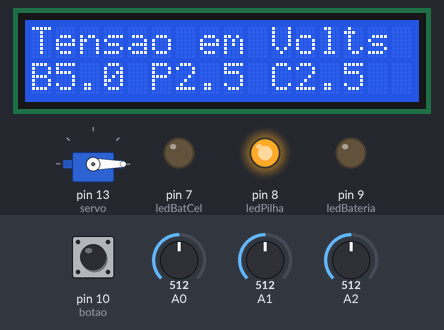
A sketch run on a simulated Arduino Uno, built with avr-gcc and run on an emulated ATmega328P. Shown: servo, 16×2 character LCD, output pins drawn as LEDs (lit = HIGH). The test bench sets the inputs (shaded band); at power-on: A2 = 512, A0 = 512, A1 = 512, pin 10 (botao) HIGH.

Above: at 1.2 s.
1.3 s: A2 set to 557
At 1.7 s:
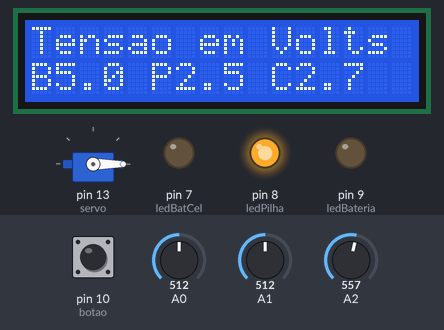
2.8 s: A2 set to 590
At 4.0 s:
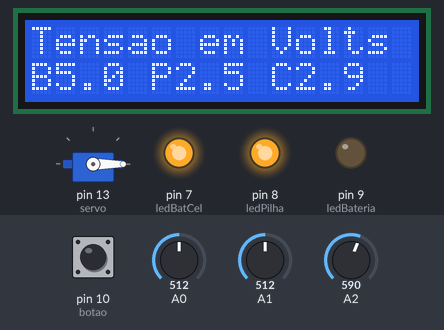
4.3 s: A0 set to 868
At 5.2 s:
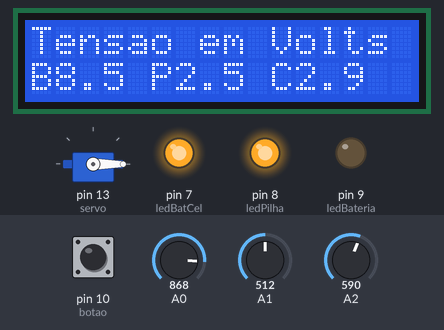
5.8 s: A0 set to 894
At 6.3 s:
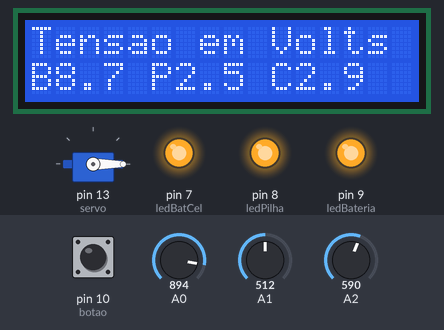
7.3 s: A1 set to 716
At 8.5 s:
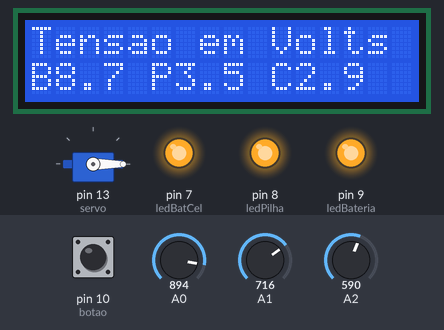
8.8 s: A1 set to 900
At 9.8 s:
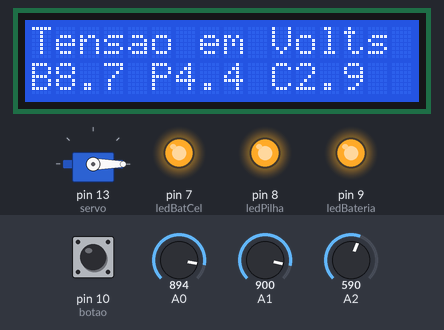
Timing chart, 0 to 11.3 s (numbered marks = the images above; inputs shaded):
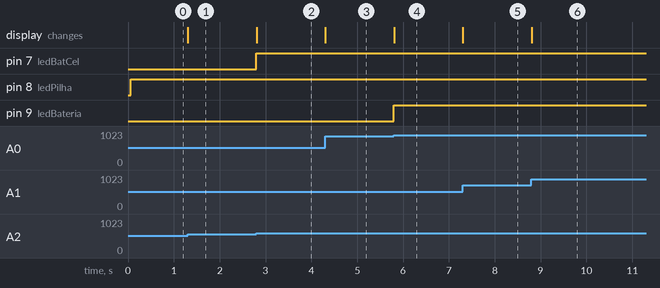

Measured:
- the behaviour switches between 572 and 573 on A2 (found by bisection; images 1 and 2)
- the behaviour switches between 879 and 880 on A0 (found by bisection; images 3 and 4)
- after the input at 1.3 s, the display: changes at once (image 1)
- after the input at 2.8 s, pin 7 (ledBatCel): LOW → HIGH at once; the display: changes at once (image 2)
- after the input at 4.3 s, the display: changes at once (image 3)
- after the input at 5.8 s, pin 9 (ledBateria): LOW → HIGH at once; the display: changes at once (image 4)
- after the input at 7.3 s, the display: changes at once (image 5)
- after the input at 8.8 s, the display: changes at once (image 6)

The sketch:

sensor_analisador_baterias.ino
```cpp
#include <LiquidCrystal.h>
#include <Servo.h>
#define servo 13
#define bateria A0
#define pilha A1
#define batCel A2
#define ledBateria 9
#define ledPilha 8
#define ledBatCel 7
#define botao 10
Servo motor;

LiquidCrystal lcd(12, 11, 5, 4, 3, 2);

void abre_e_fecha_porta(){
  Serial.println("Abrindo");
  motor.write(180);
  delay(5000);
  Serial.println("Fechando");
  motor.write(0);
}

void setup() {
  motor.attach(servo,500,2450);
  motor.write(0);
  pinMode(botao, INPUT_PULLUP);
  lcd.begin(16, 2);
  pinMode(ledBateria, OUTPUT);
  pinMode(ledPilha, OUTPUT);
  pinMode(ledBatCel, OUTPUT);
  lcd.print("Tensao em Volts");
  Serial.begin(9600);
}

void loop() {
  float lerBateria = analogRead(A0);
  float lerPilha = analogRead(A1);
  float lerBatCel = analogRead(A2);
  lerBateria = lerBateria*5/1023;
  lerPilha = lerPilha*5/1023;
  lerBatCel = lerBatCel*5/1023;
  if(lerBateria >= 4.3){
    digitalWrite(ledBateria, HIGH);
  }
  if(lerPilha >= 1.3){
    digitalWrite(ledPilha, HIGH);
  }
  if(lerBatCel >= 2.8){
    digitalWrite(ledBatCel, HIGH);
  }
  lcd.setCursor(0, 1);
  lcd.print("B");
  lcd.setCursor(1,1);
  lcd.print(float(lerBateria*2),1);
  lcd.setCursor(5, 1);
  lcd.print("P");
  lcd.setCursor(6,1);
  lcd.print(float(lerPilha),1);
  lcd.setCursor(10, 1);
  lcd.print("C");
  lcd.setCursor(11,1);
  lcd.print(float(lerBatCel),1);
  if(digitalRead(botao)==LOW && lerBateria < 4.3 ){
    abre_e_fecha_porta();
  }
  if(digitalRead(botao)==LOW && lerPilha < 1.3 ){
    abre_e_fecha_porta();
  }
  if(digitalRead(botao)==LOW && lerBatCel < 2.8 ){
    abre_e_fecha_porta();
  }
}
 
```
